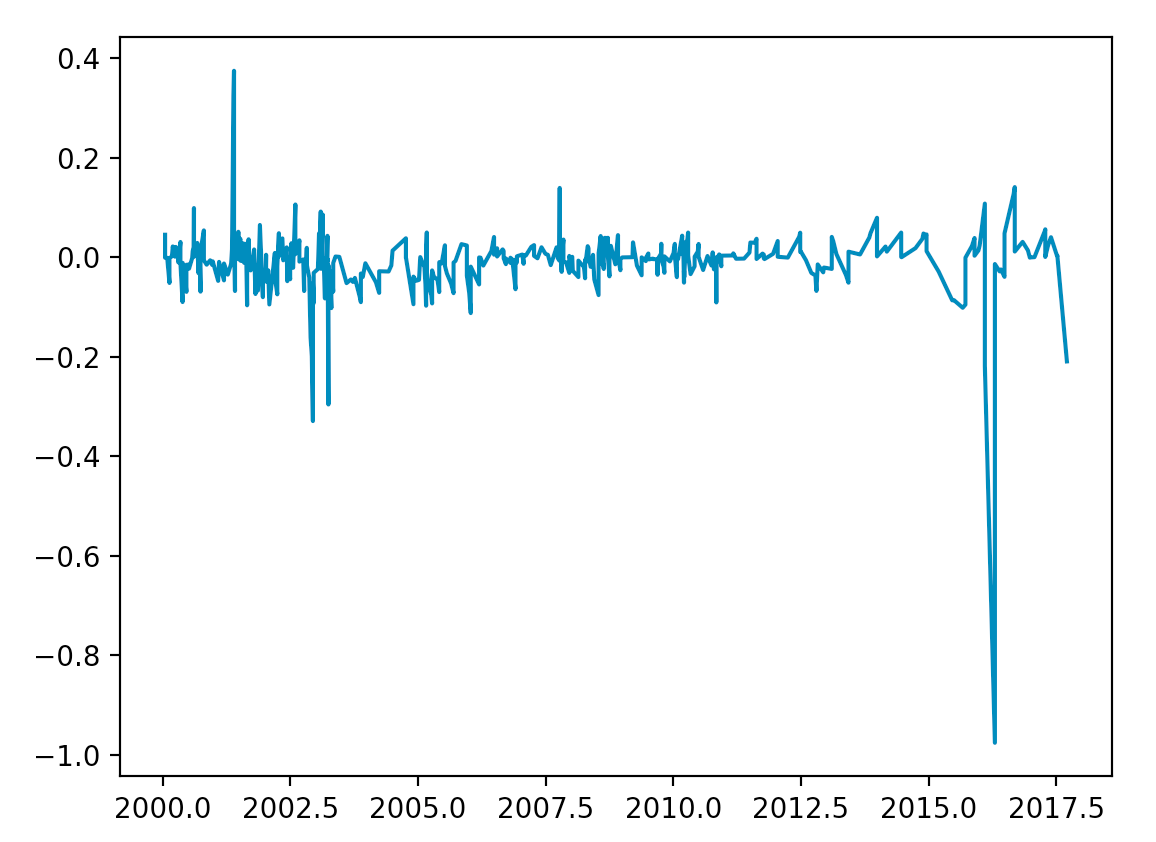

Generate this figure with Python:
import numpy as np
import textkernel
import tabulation
import cspyce

ROOT = '/Users/mark/GitHub/pds-migration/COUVIS/'
LSK = '/Volumes/Data-HD/Resources/SPICE/leapseconds.ker'
EOM = '2017-09-16/00:00:00'

cspyce.furnsh(LSK)


tk = textkernel.from_file(ROOT + 'cas00172.tsc')
coeffts = np.array(tk['SCLK'][1]['COEFFICIENTS_82']).reshape(-1,3)
sclk = (coeffts[:,0] + tk['SCLK_PARTITION_START_82']) / 256.
tdt = coeffts[:,1]
tdb = [cspyce.unitim(t,'TDT','TDB') for t in tdt]

tdb_end = cspyce.utc2et(EOM)
tdt_end = cspyce.unitim(tdb_end,'TDB','TDT')
rate_end = coeffts[-1,2]
sclk_end = sclk[-1] + (tdt_end - tdt[-1]) / rate_end

sclk = np.array(list(sclk) + [sclk_end])
tdb  = np.array(list(tdb)  + [tdb_end])
cas00172 = tabulation.Tabulation(tdb, sclk)

tk = textkernel.from_file(ROOT + 'cas00171.tsc')
coeffts = np.array(tk['SCLK'][1]['COEFFICIENTS_82']).reshape(-1,3)
sclk = (coeffts[:,0] + tk['SCLK_PARTITION_START_82']) / 256.
tdt = coeffts[:,1]
tdb = [cspyce.unitim(t,'TDT','TDB') for t in tdt]

tdb_end = cspyce.utc2et(EOM)
tdt_end = cspyce.unitim(tdb_end,'TDB','TDT')
rate_end = coeffts[-1,2]
sclk_end = sclk[-1] + (tdt_end - tdt[-1]) / rate_end

sclk = np.array(list(sclk) + [sclk_end])
tdb  = np.array(list(tdb)  + [tdb_end])
cas00171 = tabulation.Tabulation(tdb, sclk)

correction = cas00172 - cas00171



x = correction.x
y = correction.y
pylab.plot(x[x>0]/86400./365.25 + 2000,y[x>0])
